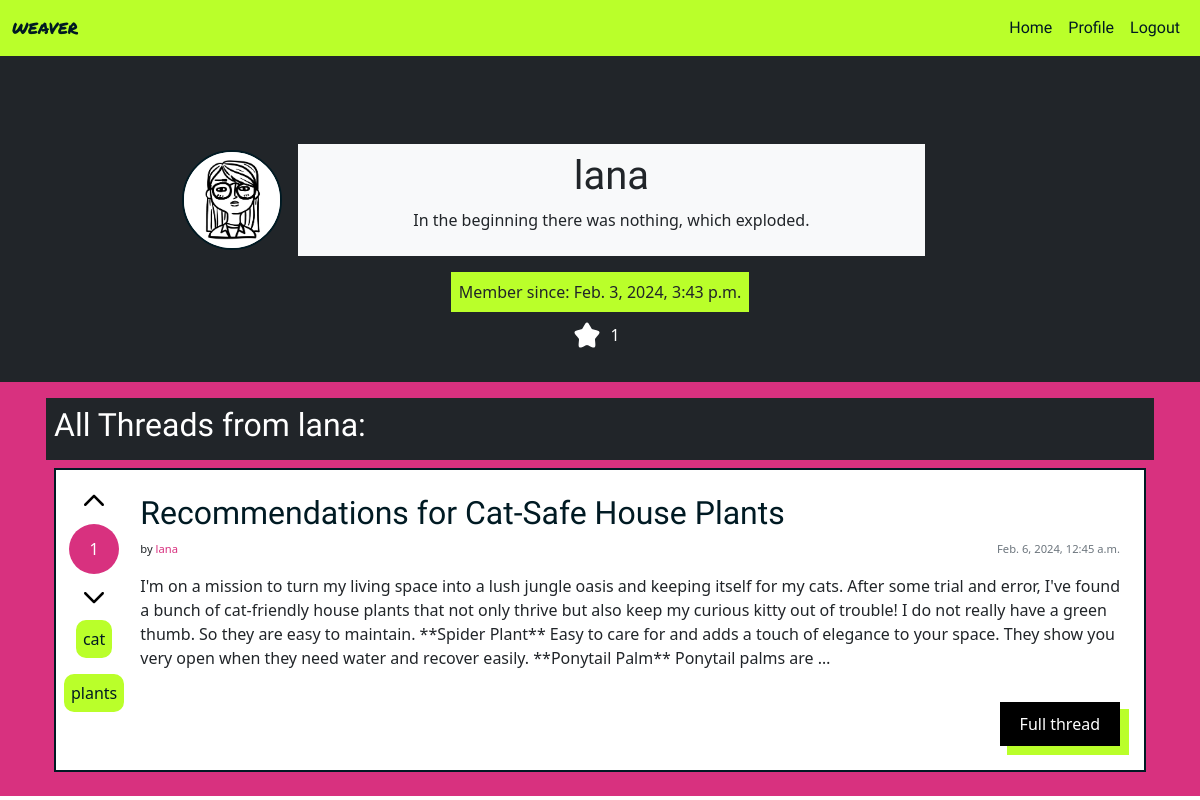
/profile/lana/ (signed in), run on the app's committed database.
### authentication/models.py (models this page shows)
class User(AbstractUser):
    bio = models.CharField(max_length=200, unique=False, default="Your bio could be here.")
    created_on = models.DateTimeField(auto_now_add=True)
    profile_pic = models.ImageField(null=True, blank=True, default="default.png")

### weave_manager/models.py (models this page shows, shortened)
class Thread(models.Model):
    title = models.CharField(max_length=200, unique=True)
    slug = models.SlugField(max_length=200)
    author = models.ForeignKey(settings.AUTH_USER_MODEL,
        on_delete=models.CASCADE, related_name="posts")
    content = models.TextField()
    votes = models.IntegerField(default=0)
    created_on = models.DateTimeField(auto_now_add=True)
    status = models.IntegerField(choices=STATUS, default=0)
    tags = TaggableManager()
    class Meta:
        ordering = ["-created_on"]

### authentication/views.py (the view)
# urls.py: path('profile/<slug:username>/', views.UserProfileView.as_view(), name='user_profile'),
class UserProfileView(generic.DetailView):
    model = User
    template_name = "profile.html"
    slug_field = "username"
    slug_url_kwarg = "username"
    context_object_name = "user"
    def get_context_data(self, **kwargs):
        context = super().get_context_data(**kwargs)
        user_threads = Thread.objects.filter(author=self.object)
        thread_votes = user_threads.aggregate(Sum('votes'))['votes__sum']
        if not thread_votes:
            thread_votes = 0
        user_comments = Comment.objects.filter(author=self.object)
        comment_votes = user_comments.aggregate(Sum('votes'))['votes__sum']
        if not comment_votes:
            comment_votes = 0
        total_votes = thread_votes + comment_votes
        context['total_votes'] = total_votes
        return context

### authentication/templates/profile.html (shortened to what this page needs)
{% extends "base.html" %}
{% block content %}
{% load static %}
{% load i18n %}
{% load crispy_forms_tags %}
<div class="bg-dark p-3">
	<div class="container-lg my-2">
		<div class="d-flex flex-column align-items-center">
			<div class="pt-5 d-flex md-rows align-items-center w-100 max-w-75">
				<img src="{{ user.profile_pic.url }}" alt="Profile Picture" class="profile-pic bg-light rounded-circle">
				<div class="bg-light text-dark w-75 p-2 m-3 text-center">
					<h1>{{ user.username }}</h1>
					<p>{{ user.bio }}</p>
				</div>
			</div>
			<div class="d-flex justify-content-center">
				<p class="bg-hl p-2 m-0">Member since: {{ user.created_on }}</p>
			</div>
			<div class="d-flex flex-row justify-content-center align-items-center py-2">
				<img src="{% static 'img/icons/star.svg' %}" alt="star" class="icon">
				{% if total_votes %}
				<p class="m-0 p-0 text-white px-2">{{ total_votes }}</p>
				{% else %}
				<p class="m-0 p-0 text-white px-2">Collected Upvotes: 0</p>
				{% endif %}
			</div>
		</div>
	</div>
</div>
<div class="d-flex flex-column bg-hl-pink h-100">
	<div class="container-lg p-3 h-100">
		<div class="bg-dark p-2 mb-2">
			{% if request.user.username == user.username %}
			<h2 class="text-white">All your Threads:</h2>
			{% else %}
			<h2 class="text-white">All Threads from {{user.username}}:</h2>
			{% endif %}
		</div>
		{% if user.posts.all %}
		{% for thread in user.posts.all %}
		<div class="card m-2 p-2 d-flex flex-row">
			<div class="d-flex flex-column align-items-center">
				<a href="{% url 'upvote_thread' thread_id=thread.id %}"><img src="{% static 'img/icons/up.svg' %}" alt="upvote" class="icon m-2"></a>
				<p class="circle m-0">{{ thread.votes }}</p>
				<a href="{% url 'downvote_thread' thread_id=thread.id %}"><img src="{% static 'img/icons/up.svg' %}" alt="downvote" class="icon m-2 rotate-180"></a>
				{% for tag in thread.tags.all %}
				<a href="{% url 'tag_site' slug=tag.slug %}">
					<p class="tag">{{ tag }}</p>
				</a>
				{% endfor %}
			</div>
			<div class="card-body d-flex flex-column">
				<h2><a href="{% url 'thread_detail' thread_id=thread.id slug=thread.slug %}" class="card-title text-break">{{ thread.title }}</a></h2>
				<div class="d-flex flex-row justify-content-between">
					<p class="fs-7">by <a href="{% url 'user_profile' username=thread.author %}" class="link">{{ thread.author }}</a></p>
					<p class="card-text text-muted fs-7">{{ thread.created_on}}
				</div>
				<p class="card-text">{{ thread.content|truncatechars:500 }}</p>
				<a href="{% url 'thread_detail' thread_id=thread.id slug=thread.slug %}" class="neon-button align-self-end">Full thread</a>
			</div>
		</div>
		{% endfor %}
		{% else %}
		<p>No threads available for this user.</p>
		{% endif %}
	</div>
</div>
{% endblock %}

### static/css/style.css (style rules this page uses)
:root { --color-text-dark: #001A23; --color-text-light: #FFFFFF; --color-highlight: #BAFF2A; --color-background: #FFFFFF; --color-background-highlight: #D8317F; }
.bg-dark { background-color: var(--color-text-dark); }
.bg-light { background-color: var(--color-text-light); }
.text-dark { color: var(--color-text-dark); }
.profile-pic { width: 100px; height: 100px; border: 2px solid var(--color-text-dark); }
.circle { background-color: var(--color-background-highlight); color: var(--color-text-light); width: 50px; height: 50px; line-height: 50px; text-align: center; border-radius: 50px; }
.icon { width: 30px; height: 30px; }
h1, h2, h3, h4 { font-family: 'Alatsi', sans-serif; text-wrap: pretty; }
.link { color: var(--color-background-highlight); }
.bg-hl { background-color: var(--color-highlight); }
.bg-hl-pink { background-color: var(--color-background-highlight); }
.neon-button { background-color: black; color: white; padding: 10px 20px; text-decoration: none; text-decoration: transparent; -webkit-box-shadow: 8px 8px 0px 1px var(--color-highlight); box-shadow: 8px 8px 0px 1px var(--color-highlight); }
a { text-decoration: none; text-decoration: transparent; }
.tag { padding: 5px; border-radius: 10px; background-color: var(--color-highlight); border: 2px solid var(--color-highlight); color: var(--color-text-dark); }
.rotate-180 { transform: rotate(180deg); }
.md-rows { flex-direction: column !important; }
@media screen and (min-width:720px) { .md-rows { flex-direction: row !important; } }
@media screen and (min-width:720px) { .max-w-75 { max-width: 75%; } }
.fs-7 { font-size: 0.7em; }
.card { border: 2px solid var(--color-text-dark); border-radius: 0; }
.card-title { color: var(--color-text-dark); text-decoration: none; text-decoration: transparent; }

### data on the page
User: profile_pic (picture), username "lana", bio "In the beginning there was nothing, which exploded.", created_on "Feb. 3, 2024, 3:43 p.m."
Thread: votes "1", title "Recommendations for Cat-Safe House Plants", author "lana", created_on "Feb. 6, 2024, 12:45 a.m.", content "I'm on a mission to turn my living space into a lush jungle oasis and keeping itself for my cats. After some trial and error, I've found a bunch of cat-friendly house plants that not only thrive but also keep my curious kitty out of trouble! I do not really have a green thumb. So they are easy to maintain. **Spider Plant** Easy to care for and adds a touch of elegance to your space. They show you very open when they need water and recover easily. **Ponytail Palm** Ponytail palms are …"
Tag: name "cat"
Tag: name "plants"

### other printed values
{{ total_votes }} "1"
